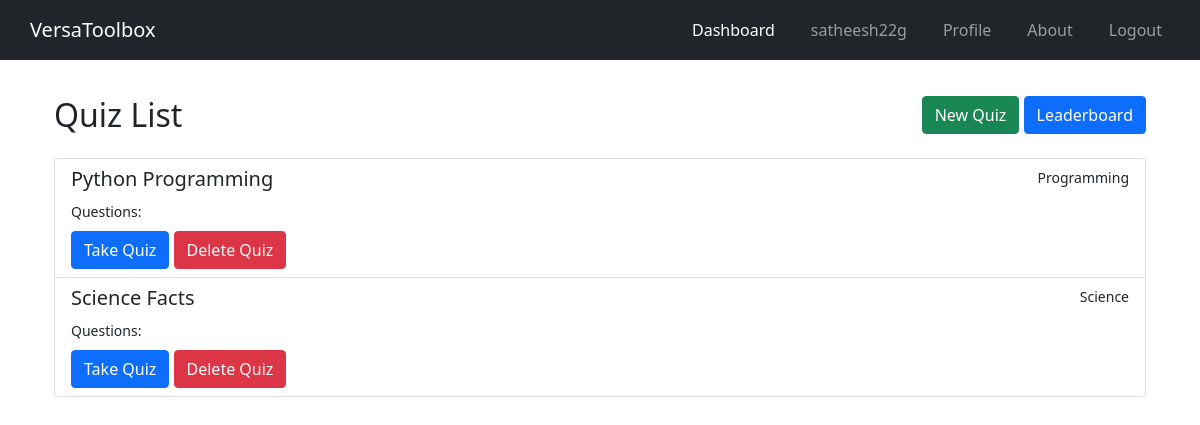
Before: /quizzes/ (signed in) with the older database file.
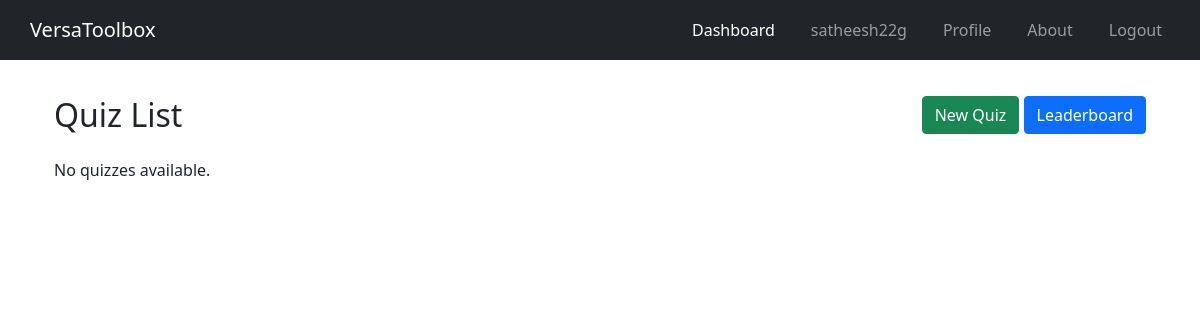
After: the same page with the newer database file.
### quiz/models.py (models this page shows)
class Quiz(models.Model):
    title = models.CharField(max_length=255)
    category = models.CharField(max_length=255)

### quiz/views.py (the view)
# urls.py: path('quizzes/', quiz_list, name='quiz_list'),
@login_required
def quiz_list(request):
    quizzes = Quiz.objects.all()
    return render(request, 'quiz_list.html', {'quizzes': quizzes})

### users/context_processors.py (called while the page is built)
def common_context(request):
    username = request.session.get('username', None)
    return {'username': username}

### quiz/templates/quiz_list.html (shortened to what this page needs)
<!DOCTYPE html>
<html lang="en">
<head>
  <link href="https://stackpath.bootstrapcdn.com/bootstrap/4.5.2/css/bootstrap.min.css" rel="stylesheet">
  <link href="https://cdn.jsdelivr.net/npm/bootstrap@5.3.0/dist/css/bootstrap.min.css" rel="stylesheet">
</head>
<body>
  {% include 'nav.html' %}
  <div class="container py-5 mt-5">
    <div class="d-flex justify-content-between align-items-center mb-4">
      <h2 class="mb-0">Quiz List</h2>
      <div>
        {% if user.is_authenticated and user.is_staff %}
          <a href="{% url 'create_quiz' %}" class="btn btn-success">New Quiz</a>
        {% endif %}
        <a href="{% url 'leaderboard' %}" class="btn btn-primary">Leaderboard</a>
      </div>
    </div>
    {% if quizzes %}
      <div class="list-group">
        {% for quiz in quizzes %}
          <div class="list-group-item list-group-item-action">
            <div class="d-flex justify-content-between">
              <h5 class="mb-1">{{ quiz.title }}</h5>
              <small>{{ quiz.category }}</small>
            </div>
            <small>Questions: {{ quiz.questions.count }}</small>
            <div class="mt-2">
              <a href="{% url 'take_quiz' quiz_id=quiz.id %}" class="btn btn-primary">Take Quiz</a>
              {% if user.is_authenticated and user.is_staff %}
                <a href="{% url 'delete_quiz' quiz_id=quiz.id %}" class="btn btn-danger">Delete Quiz</a>
              {% endif %}
            </div>
          </div>
        {% endfor %}
      </div>
    {% else %}
      <p class="mt-4">No quizzes available.</p>
    {% endif %}
  </div>
</body>
</html>

Changed rows visible on the page:
removed Quiz: title "Python Programming", category "Programming"
removed Quiz: title "Science Facts", category "Science"
Other visible differences:
text now shown: "No quizzes available."
